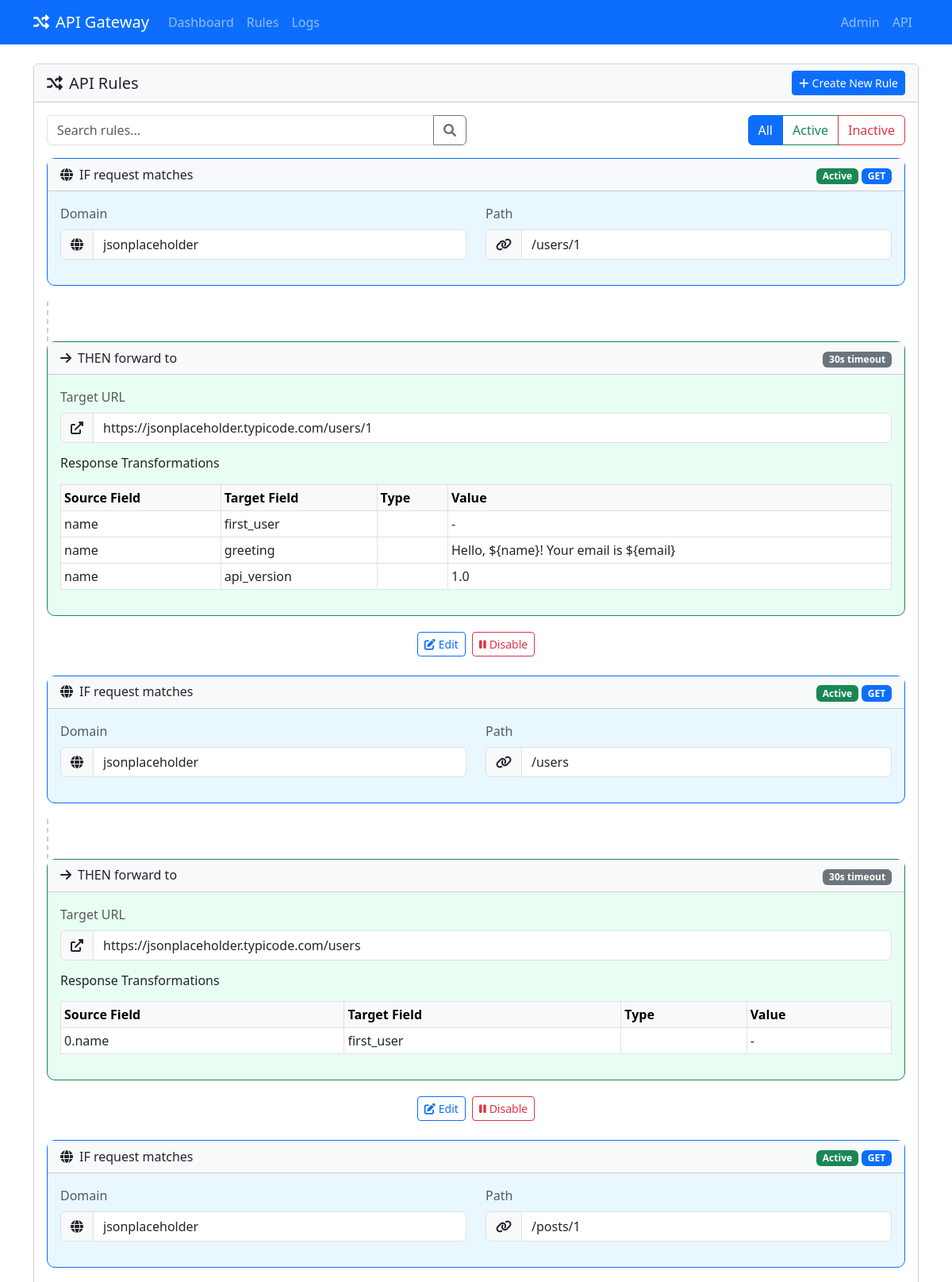
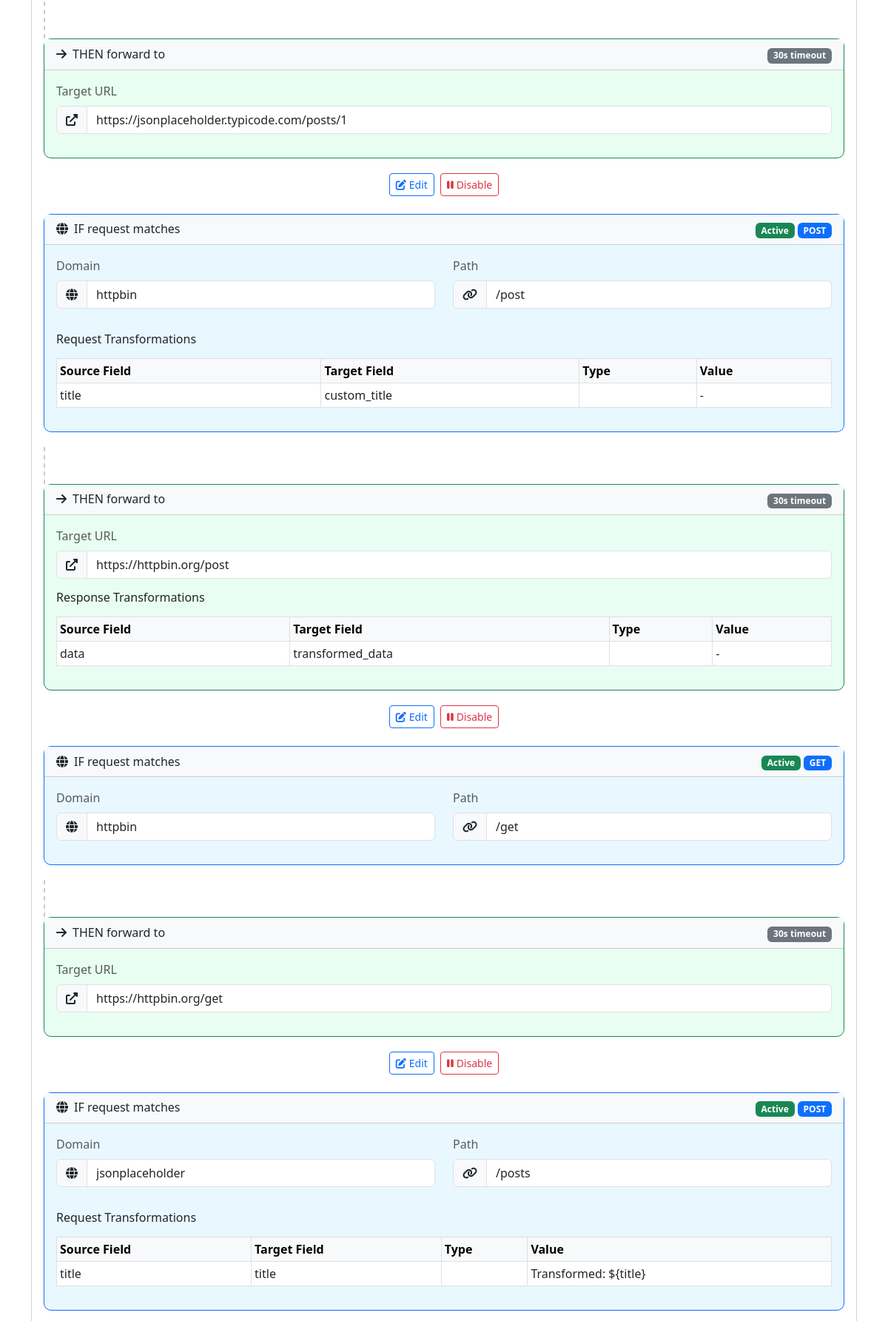
Screenshot of /rules/ (upper part) with the database file from the repository (2 pictures, top to bottom).
### gateway/models.py (models this page shows, shortened)
class ApiEndpoint(models.Model):
    HTTP_METHODS = (
        ('GET', 'GET'),
        ('POST', 'POST'),
        ('PUT', 'PUT'),
        ('PATCH', 'PATCH'),
        ('DELETE', 'DELETE'),
        ('OPTIONS', 'OPTIONS'),
        ('HEAD', 'HEAD'),
    )
    domain = models.ForeignKey(Domain, on_delete=models.CASCADE, related_name='endpoints',
                              help_text="Domain this endpoint belongs to")
    path = models.CharField(max_length=255, help_text="Path of the endpoint (e.g., '/users')")
    method = models.CharField(max_length=10, choices=HTTP_METHODS, default='GET',
                             help_text="HTTP method for this endpoint")
    target_url = models.CharField(max_length=255, validators=[URLValidator()],
                                 help_text="Target URL to forward the request to")
    timeout = models.IntegerField(default=30, help_text="Timeout in seconds for the request")
    is_active = models.BooleanField(default=True, help_text="Whether this endpoint is active")
    created_at = models.DateTimeField(auto_now_add=True)
    updated_at = models.DateTimeField(auto_now=True)
    class Meta:
        unique_together = ('domain', 'path', 'method')

class Domain(models.Model):
    name = models.CharField(max_length=255, unique=True, help_text="Domain name (e.g., 'example.com')")
    base_url = models.CharField(max_length=255, validators=[URLValidator()],
                               help_text="Base URL for the domain (e.g., 'https://api.example.com')")
    description = models.TextField(blank=True, null=True, help_text="Description of the domain")
    is_active = models.BooleanField(default=True, help_text="Whether this domain is active")
    created_at = models.DateTimeField(auto_now_add=True)
    updated_at = models.DateTimeField(auto_now=True)

class ResponseTransformation(models.Model):
    endpoint = models.ForeignKey(ApiEndpoint, on_delete=models.CASCADE, related_name='response_transformations',
                                help_text="Endpoint this transformation belongs to")
    source_field = models.CharField(max_length=255, help_text="Source field in the response")
    target_field = models.CharField(max_length=255, help_text="Target field in the transformed response")
    transformation_type = models.CharField(max_length=50, default='direct',
                                         help_text="Type of transformation (e.g., 'direct', 'template')")
    transformation_value = models.TextField(blank=True, null=True,
                                          help_text="Value or template for the transformation")
    is_active = models.BooleanField(default=True, help_text="Whether this transformation is active")
    created_at = models.DateTimeField(auto_now_add=True)
    updated_at = models.DateTimeField(auto_now=True)

class RequestTransformation(models.Model):
    endpoint = models.ForeignKey(ApiEndpoint, on_delete=models.CASCADE, related_name='request_transformations',
                                help_text="Endpoint this transformation belongs to")
    source_field = models.CharField(max_length=255, help_text="Source field in the request")
    target_field = models.CharField(max_length=255, help_text="Target field in the transformed request")
    transformation_type = models.CharField(max_length=50, default='direct',
                                         help_text="Type of transformation (e.g., 'direct', 'template')")
    transformation_value = models.TextField(blank=True, null=True,
                                          help_text="Value or template for the transformation")
    is_active = models.BooleanField(default=True, help_text="Whether this transformation is active")
    created_at = models.DateTimeField(auto_now_add=True)
    updated_at = models.DateTimeField(auto_now=True)

### gateway/views.py (the view)
# urls.py: path('rules/', views.rules_list, name='rules'),
def rules_list(request):
    endpoints = ApiEndpoint.objects.all().order_by('-updated_at')
    context = {
        'endpoints': endpoints,
    }
    return render(request, 'gateway/rules.html', context)

### gateway/templates/gateway/rules.html (shortened to what this page needs)
{% extends 'gateway/base.html' %}
{% block content %}
<div class="row mb-4">
    <div class="col-md-12">
        <div class="card">
            <div class="card-header d-flex justify-content-between align-items-center">
                <h5 class="mb-0">
                    <i class="fas fa-random me-2"></i>API Rules
                </h5>
                <a href="{% url 'gateway:create_rule' %}" class="btn btn-primary btn-sm">
                    <i class="fas fa-plus me-1"></i>Create New Rule
                </a>
            </div>
            <div class="card-body">
                <div class="row mb-3">
                    <div class="col-md-6">
                        <div class="input-group">
                            <input type="text" id="rule-search" class="form-control" placeholder="Search rules...">
                            <button class="btn btn-outline-secondary" type="button">
                                <i class="fas fa-search"></i>
                            </button>
                        </div>
                    </div>
                    <div class="col-md-6">
                        <div class="d-flex justify-content-end">
                            <div class="btn-group" role="group">
                                <button type="button" class="btn btn-outline-primary active" data-filter="all">All</button>
                                <button type="button" class="btn btn-outline-success" data-filter="active">Active</button>
                                <button type="button" class="btn btn-outline-danger" data-filter="inactive">Inactive</button>
                            </div>
                        </div>
                    </div>
                </div>
                <div class="rules-container">
                    {% for endpoint in endpoints %}
                    <div class="if-then-container mb-4 rule-item {% if endpoint.is_active %}active{% else %}inactive{% endif %}" data-domain="{{ endpoint.domain.name }}" data-path="{{ endpoint.path }}">
                        <div class="card if-then-card if-card">
                            <div class="card-header d-flex justify-content-between align-items-center">
                                <h6 class="mb-0">
                                    <i class="fas fa-globe me-2"></i>IF request matches
                                </h6>
                                <div>
                                    <span class="badge {% if endpoint.is_active %}bg-success{% else %}bg-danger{% endif %}">
                                        {% if endpoint.is_active %}Active{% else %}Inactive{% endif %}
                                    </span>
                                    <span class="badge bg-primary">{{ endpoint.method }}</span>
                                </div>
                            </div>
                            <div class="card-body">
                                <div class="row">
                                    <div class="col-md-6">
                                        <div class="mb-3">
                                            <label class="form-label text-muted">Domain</label>
                                            <div class="input-group">
                                                <span class="input-group-text"><i class="fas fa-globe"></i></span>
                                                <input type="text" class="form-control" value="{{ endpoint.domain.name }}" readonly>
                                            </div>
                                        </div>
                                    </div>
                                    <div class="col-md-6">
                                        <div class="mb-3">
                                            <label class="form-label text-muted">Path</label>
                                            <div class="input-group">
                                                <span class="input-group-text"><i class="fas fa-link"></i></span>
                                                <input type="text" class="form-control" value="{{ endpoint.path }}" readonly>
                                            </div>
                                        </div>
                                    </div>
                                </div>
                                {% if endpoint.request_transformations.exists %}
                                <div class="mt-3">
                                    <h6 class="mb-3">Request Transformations</h6>
                                    <div class="table-responsive">
                                        <table class="table table-sm table-bordered">
                                            <thead class="table-light">
                                                <tr>
                                                    <th>Source Field</th>
                                                    <th>Target Field</th>
                                                    <th>Type</th>
                                                    <th>Value</th>
                                                </tr>
                                            </thead>
                                            <tbody>
                                                {% for transform in endpoint.request_transformations.all %}
                                                <tr>
                                                    <td>{{ transform.source_field }}</td>
                                                    <td>{{ transform.target_field }}</td>
                                                    <td>{{ transform.get_transformation_type_display }}</td>
                                                    <td>{{ transform.transformation_value|default:"-" }}</td>
                                                </tr>
                                                {% endfor %}
                                            </tbody>
                                        </table>
                                    </div>
                                </div>
                                {% endif %}
                            </div>
                        </div>
                        <div class="connector-line mx-auto"></div>
                        <div class="card if-then-card then-card">
                            <div class="card-header d-flex justify-content-between align-items-center">
                                <h6 class="mb-0">
                                    <i class="fas fa-arrow-right me-2"></i>THEN forward to
                                </h6>
                                <div>
                                    <span class="badge bg-secondary">{{ endpoint.timeout }}s timeout</span>
                                </div>
                            </div>
                            <div class="card-body">
                                <div class="mb-3">
                                    <label class="form-label text-muted">Target URL</label>
                                    <div class="input-group">
                                        <span class="input-group-text"><i class="fas fa-external-link-alt"></i></span>
                                        <input type="text" class="form-control" value="{{ endpoint.target_url }}" readonly>
                                    </div>
                                </div>
                                {% if endpoint.response_transformations.exists %}
                                <div class="mt-3">
                                    <h6 class="mb-3">Response Transformations</h6>
                                    <div class="table-responsive">
                                        <table class="table table-sm table-bordered">
                                            <thead class="table-light">
                                                <tr>
                                                    <th>Source Field</th>
                                                    <th>Target Field</th>
                                                    <th>Type</th>
                                                    <th>Value</th>
                                                </tr>
                                            </thead>
                                            <tbody>
                                                {% for transform in endpoint.response_transformations.all %}
                                                <tr>
                                                    <td>{{ transform.source_field }}</td>
                                                    <td>{{ transform.target_field }}</td>
                                                    <td>{{ transform.get_transformation_type_display }}</td>
                                                    <td>{{ transform.transformation_value|default:"-" }}</td>
                                                </tr>
                                                {% endfor %}
                                            </tbody>
                                        </table>
                                    </div>
                                </div>
                                {% endif %}
                            </div>
                        </div>
                        <div class="d-flex justify-content-center mt-2">
                            <a href="{% url 'gateway:edit_rule' endpoint.id %}" class="btn btn-sm btn-outline-primary me-2">
                                <i class="fas fa-edit me-1"></i>Edit
                            </a>
                            <a href="{% url 'gateway:toggle_rule' endpoint.id %}" class="btn btn-sm {% if endpoint.is_active %}btn-outline-danger{% else %}btn-outline-success{% endif %}">
                                {% if endpoint.is_active %}
                                <i class="fas fa-pause me-1"></i>Disable
                                {% else %}
                                <i class="fas fa-play me-1"></i>Enable
                                {% endif %}
                            </a>
                        </div>
                    </div>
                    {% endfor %}
                </div>
            </div>
        </div>
    </div>
</div>
{% endblock %}

### gateway/templates/gateway/base.html (style rules this page uses)
.card-header { background-color: #f8f9fa; }
.connector-line { border-left: 2px dashed #ccc; height: 50px; margin-left: 50%; }
.if-then-card { border-radius: 10px; margin-bottom: 20px; }
.if-card { background-color: #e9f7fe; border-color: #0d6efd; }
.then-card { background-color: #e9fef2; border-color: #198754; }

### rows the page displays
ApiEndpoint: is_active "Active", method "GET", domain.name "jsonplaceholder", path "/users/1", timeout "30", target_url "https://jsonplaceholder.typicode.com/users/1"
ApiEndpoint: is_active "Active", method "GET", domain.name "jsonplaceholder", path "/users", timeout "30", target_url "https://jsonplaceholder.typicode.com/users"
ApiEndpoint: is_active "Active", method "GET", domain.name "jsonplaceholder", path "/posts/1", timeout "30", target_url "https://jsonplaceholder.typicode.com/posts/1"
ApiEndpoint: is_active "Active", method "POST", domain.name "httpbin", path "/post", timeout "30", target_url "https://httpbin.org/post"
ApiEndpoint: is_active "Active", method "GET", domain.name "httpbin", path "/get", timeout "30", target_url "https://httpbin.org/get"
ApiEndpoint: is_active "Active", method "POST", domain.name "jsonplaceholder", path "/posts"
